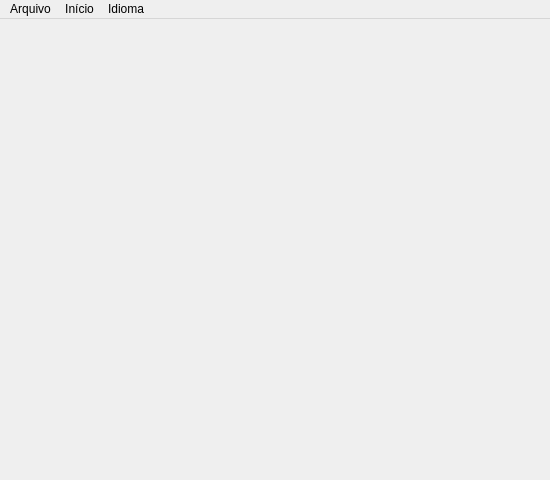
<?xml version="1.0" encoding="UTF-8"?>
<ui version="4.0">
 <class>MainWindow</class>
 <widget class="QMainWindow" name="MainWindow">
  <property name="geometry">
   <rect>
    <x>0</x>
    <y>0</y>
    <width>550</width>
    <height>480</height>
   </rect>
  </property>
  <property name="minimumSize">
   <size>
    <width>550</width>
    <height>480</height>
   </size>
  </property>
  <property name="maximumSize">
   <size>
    <width>550</width>
    <height>480</height>
   </size>
  </property>
  <property name="windowTitle">
   <string>SmartLook - Seu closet virtual!</string>
  </property>
  <property name="whatsThis">
   <string>TETSTETETE</string>
  </property>
  <property name="styleSheet">
   <string notr="true"/>
  </property>
  <widget class="QWidget" name="centralwidget">
   <widget class="QStackedWidget" name="stackedWidget">
    <property name="geometry">
     <rect>
      <x>0</x>
      <y>0</y>
      <width>561</width>
      <height>481</height>
     </rect>
    </property>
    <property name="currentIndex">
     <number>1</number>
    </property>
    <widget class="QWidget" name="main">
     <widget class="QPushButton" name="btnSair">
      <property name="geometry">
       <rect>
        <x>160</x>
        <y>370</y>
        <width>200</width>
        <height>45</height>
       </rect>
      </property>
      <property name="font">
       <font>
        <family>Rage Italic</family>
        <pointsize>23</pointsize>
        <weight>50</weight>
        <italic>false</italic>
        <bold>false</bold>
       </font>
      </property>
      <property name="styleSheet">
       <string notr="true">background-color: #ffffff;
font: 23pt &quot;Rage Italic&quot;;</string>
      </property>
      <property name="text">
       <string>Sair</string>
      </property>
     </widget>
     <widget class="QPushButton" name="btnMatch">
      <property name="geometry">
       <rect>
        <x>160</x>
        <y>290</y>
        <width>200</width>
        <height>45</height>
       </rect>
      </property>
      <property name="font">
       <font>
        <family>Rage Italic</family>
        <pointsize>23</pointsize>
        <weight>50</weight>
        <italic>false</italic>
        <bold>false</bold>
       </font>
      </property>
      <property name="styleSheet">
       <string notr="true">background-color: #ffffff;
font: 23pt &quot;Rage Italic&quot;;</string>
      </property>
      <property name="text">
       <string>Combine!</string>
      </property>
     </widget>
     <widget class="QPushButton" name="btnEstatistica">
      <property name="geometry">
       <rect>
        <x>160</x>
        <y>210</y>
        <width>200</width>
        <height>45</height>
       </rect>
      </property>
      <property name="font">
       <font>
        <family>Rage Italic</family>
        <pointsize>23</pointsize>
        <weight>50</weight>
        <italic>false</italic>
        <bold>false</bold>
       </font>
      </property>
      <property name="styleSheet">
       <string notr="true">background-color: #ffffff;
font: 23pt &quot;Rage Italic&quot;;</string>
      </property>
      <property name="text">
       <string>Estatisticas</string>
      </property>
     </widget>
     <widget class="QPushButton" name="btnNovo">
      <property name="geometry">
       <rect>
        <x>160</x>
        <y>135</y>
        <width>200</width>
        <height>45</height>
       </rect>
      </property>
      <property name="font">
       <font>
        <family>Rage Italic</family>
        <pointsize>23</pointsize>
        <weight>50</weight>
        <italic>false</italic>
        <bold>false</bold>
       </font>
      </property>
      <property name="styleSheet">
       <string notr="true">background-color: #ffffff;
font: 23pt &quot;Rage Italic&quot;;</string>
      </property>
      <property name="text">
       <string>Novo</string>
      </property>
     </widget>
     <widget class="QPushButton" name="btnCloset">
      <property name="geometry">
       <rect>
        <x>160</x>
        <y>50</y>
        <width>200</width>
        <height>45</height>
       </rect>
      </property>
      <property name="font">
       <font>
        <family>Rage Italic</family>
        <pointsize>23</pointsize>
        <weight>50</weight>
        <italic>false</italic>
        <bold>false</bold>
       </font>
      </property>
      <property name="styleSheet">
       <string notr="true">background-color: #ffffff;
font: 23pt &quot;Rage Italic&quot;;</string>
      </property>
      <property name="text">
       <string>Guarda roupa</string>
      </property>
     </widget>
     <widget class="QLabel" name="label_2">
      <property name="geometry">
       <rect>
        <x>0</x>
        <y>0</y>
        <width>551</width>
        <height>461</height>
       </rect>
      </property>
      <property name="text">
       <string/>
      </property>
      <property name="pixmap">
       <pixmap resource="scr.qrc">:/img/back.png</pixmap>
      </property>
      <property name="scaledContents">
       <bool>true</bool>
      </property>
     </widget>
     <zorder>label_2</zorder>
     <zorder>btnSair</zorder>
     <zorder>btnMatch</zorder>
     <zorder>btnEstatistica</zorder>
     <zorder>btnNovo</zorder>
     <zorder>btnCloset</zorder>
    </widget>
    <widget class="QWidget" name="closet">
     <widget class="QLabel" name="labelTronco">
      <property name="geometry">
       <rect>
        <x>210</x>
        <y>20</y>
        <width>130</width>
        <height>130</height>
       </rect>
      </property>
      <property name="text">
       <string/>
      </property>
      <property name="pixmap">
       <pixmap resource="scr.qrc">:/img/t.png</pixmap>
      </property>
      <property name="scaledContents">
       <bool>true</bool>
      </property>
      <property name="alignment">
       <set>Qt::AlignCenter</set>
      </property>
      <property name="wordWrap">
       <bool>true</bool>
      </property>
     </widget>
     <widget class="QPushButton" name="btnTroncoRight">
      <property name="geometry">
       <rect>
        <x>350</x>
        <y>20</y>
        <width>131</width>
        <height>131</height>
       </rect>
      </property>
      <property name="contextMenuPolicy">
       <enum>Qt::DefaultContextMenu</enum>
      </property>
      <property name="layoutDirection">
       <enum>Qt::LeftToRight</enum>
      </property>
      <property name="styleSheet">
       <string notr="true"/>
      </property>
      <property name="text">
       <string/>
      </property>
      <property name="icon">
       <iconset resource="scr.qrc">
        <normaloff>:/img/btn_a.png</normaloff>:/img/btn_a.png</iconset>
      </property>
      <property name="iconSize">
       <size>
        <width>50</width>
        <height>50</height>
       </size>
      </property>
      <property name="autoDefault">
       <bool>false</bool>
      </property>
      <property name="default">
       <bool>false</bool>
      </property>
      <property name="flat">
       <bool>true</bool>
      </property>
     </widget>
     <widget class="QPushButton" name="btnTroncoLeft">
      <property name="geometry">
       <rect>
        <x>70</x>
        <y>20</y>
        <width>131</width>
        <height>131</height>
       </rect>
      </property>
      <property name="styleSheet">
       <string notr="true"/>
      </property>
      <property name="text">
       <string/>
      </property>
      <property name="icon">
       <iconset resource="scr.qrc">
        <normaloff>:/img/btn_b.png</normaloff>:/img/btn_b.png</iconset>
      </property>
      <property name="iconSize">
       <size>
        <width>50</width>
        <height>50</height>
       </size>
      </property>
      <property name="flat">
       <bool>true</bool>
      </property>
     </widget>
     <widget class="QLabel" name="labelPernas">
      <property name="geometry">
       <rect>
        <x>210</x>
        <y>165</y>
        <width>130</width>
        <height>130</height>
       </rect>
      </property>
      <property name="text">
       <string/>
      </property>
      <property name="pixmap">
       <pixmap resource="scr.qrc">:/img/p.png</pixmap>
      </property>
      <property name="scaledContents">
       <bool>true</bool>
      </property>
      <property name="alignment">
       <set>Qt::AlignCenter</set>
      </property>
      <property name="wordWrap">
       <bool>true</bool>
      </property>
     </widget>
     <widget class="QLabel" name="labelCalcado">
      <property name="geometry">
       <rect>
        <x>210</x>
        <y>310</y>
        <width>130</width>
        <height>130</height>
       </rect>
      </property>
      <property name="text">
       <string/>
      </property>
      <property name="pixmap">
       <pixmap resource="scr.qrc">:/img/c.png</pixmap>
      </property>
      <property name="scaledContents">
       <bool>true</bool>
      </property>
      <property name="alignment">
       <set>Qt::AlignCenter</set>
      </property>
      <property name="wordWrap">
       <bool>true</bool>
      </property>
     </widget>
     <widget class="QPushButton" name="btnPernasRight">
      <property name="geometry">
       <rect>
        <x>350</x>
        <y>165</y>
        <width>131</width>
        <height>131</height>
       </rect>
      </property>
      <property name="styleSheet">
       <string notr="true"/>
      </property>
      <property name="text">
       <string/>
      </property>
      <property name="icon">
       <iconset resource="scr.qrc">
        <normaloff>:/img/btn_a.png</normaloff>:/img/btn_a.png</iconset>
      </property>
      <property name="iconSize">
       <size>
        <width>50</width>
        <height>50</height>
       </size>
      </property>
      <property name="autoDefault">
       <bool>true</bool>
      </property>
      <property name="default">
       <bool>true</bool>
      </property>
      <property name="flat">
       <bool>true</bool>
      </property>
     </widget>
     <widget class="QPushButton" name="btnCalcadoRight">
      <property name="geometry">
       <rect>
        <x>350</x>
        <y>310</y>
        <width>131</width>
        <height>131</height>
       </rect>
      </property>
      <property name="styleSheet">
       <string notr="true"/>
      </property>
      <property name="text">
       <string/>
      </property>
      <property name="icon">
       <iconset resource="scr.qrc">
        <normaloff>:/img/btn_a.png</normaloff>:/img/btn_a.png</iconset>
      </property>
      <property name="iconSize">
       <size>
        <width>50</width>
        <height>50</height>
       </size>
      </property>
      <property name="default">
       <bool>true</bool>
      </property>
      <property name="flat">
       <bool>true</bool>
      </property>
     </widget>
     <widget class="QPushButton" name="btnPernasLeft">
      <property name="geometry">
       <rect>
        <x>70</x>
        <y>165</y>
        <width>131</width>
        <height>131</height>
       </rect>
      </property>
      <property name="styleSheet">
       <string notr="true"/>
      </property>
      <property name="text">
       <string/>
      </property>
      <property name="icon">
       <iconset resource="scr.qrc">
        <normaloff>:/img/btn_b.png</normaloff>:/img/btn_b.png</iconset>
      </property>
      <property name="iconSize">
       <size>
        <width>50</width>
        <height>50</height>
       </size>
      </property>
      <property name="flat">
       <bool>true</bool>
      </property>
     </widget>
     <widget class="QPushButton" name="btnCalcadoLeft">
      <property name="geometry">
       <rect>
        <x>70</x>
        <y>310</y>
        <width>131</width>
        <height>131</height>
       </rect>
      </property>
      <property name="styleSheet">
       <string notr="true"/>
      </property>
      <property name="text">
       <string/>
      </property>
      <property name="icon">
       <iconset resource="scr.qrc">
        <normaloff>:/img/btn_b.png</normaloff>:/img/btn_b.png</iconset>
      </property>
      <property name="iconSize">
       <size>
        <width>50</width>
        <height>50</height>
       </size>
      </property>
      <property name="flat">
       <bool>true</bool>
      </property>
     </widget>
     <widget class="QPushButton" name="btnTronco">
      <property name="geometry">
       <rect>
        <x>210</x>
        <y>20</y>
        <width>131</width>
        <height>131</height>
       </rect>
      </property>
      <property name="text">
       <string/>
      </property>
      <property name="autoDefault">
       <bool>false</bool>
      </property>
      <property name="default">
       <bool>false</bool>
      </property>
      <property name="flat">
       <bool>true</bool>
      </property>
     </widget>
     <widget class="QPushButton" name="btnPernas">
      <property name="geometry">
       <rect>
        <x>210</x>
        <y>165</y>
        <width>131</width>
        <height>131</height>
       </rect>
      </property>
      <property name="text">
       <string/>
      </property>
      <property name="default">
       <bool>false</bool>
      </property>
      <property name="flat">
       <bool>true</bool>
      </property>
     </widget>
     <widget class="QPushButton" name="btnCalcado">
      <property name="geometry">
       <rect>
        <x>210</x>
        <y>310</y>
        <width>131</width>
        <height>131</height>
       </rect>
      </property>
      <property name="text">
       <string/>
      </property>
      <property name="default">
       <bool>false</bool>
      </property>
      <property name="flat">
       <bool>true</bool>
      </property>
     </widget>
     <widget class="QLabel" name="label">
      <property name="geometry">
       <rect>
        <x>0</x>
        <y>0</y>
        <width>551</width>
        <height>461</height>
       </rect>
      </property>
      <property name="text">
       <string/>
      </property>
      <property name="pixmap">
       <pixmap resource="scr.qrc">:/img/wall.jpg</pixmap>
      </property>
     </widget>
     <zorder>label</zorder>
     <zorder>labelTronco</zorder>
     <zorder>btnTroncoRight</zorder>
     <zorder>btnTroncoLeft</zorder>
     <zorder>labelPernas</zorder>
     <zorder>labelCalcado</zorder>
     <zorder>btnPernasRight</zorder>
     <zorder>btnCalcadoRight</zorder>
     <zorder>btnPernasLeft</zorder>
     <zorder>btnCalcadoLeft</zorder>
     <zorder>btnTronco</zorder>
     <zorder>btnPernas</zorder>
     <zorder>btnCalcado</zorder>
    </widget>
    <widget class="QWidget" name="estatistica">
     <widget class="QWidget" name="layoutWidget">
      <property name="geometry">
       <rect>
        <x>20</x>
        <y>30</y>
        <width>511</width>
        <height>425</height>
       </rect>
      </property>
      <layout class="QVBoxLayout" name="verticalLayout_2">
       <item>
        <widget class="QTableWidget" name="tabelaStats">
         <attribute name="horizontalHeaderStretchLastSection">
          <bool>true</bool>
         </attribute>
         <row>
          <property name="text">
           <string>Total de peças:</string>
          </property>
         </row>
         <row>
          <property name="text">
           <string>Combinações possíveis: </string>
          </property>
         </row>
         <row>
          <property name="text">
           <string>Cor mais abudante:  </string>
          </property>
         </row>
         <row>
          <property name="text">
           <string>Camisas, Blusas, etc: </string>
          </property>
         </row>
         <row>
          <property name="text">
           <string>Calças, Bermudas e etc: </string>
          </property>
         </row>
         <row>
          <property name="text">
           <string>Tênis, chinelos e etc</string>
          </property>
         </row>
         <column>
          <property name="text">
           <string/>
          </property>
         </column>
         <item row="0" column="0">
          <property name="text">
           <string/>
          </property>
         </item>
        </widget>
       </item>
       <item>
        <layout class="QVBoxLayout" name="verticalLayout">
         <item>
          <widget class="QTableWidget" name="tabela">
           <attribute name="horizontalHeaderCascadingSectionResizes">
            <bool>false</bool>
           </attribute>
           <attribute name="horizontalHeaderStretchLastSection">
            <bool>true</bool>
           </attribute>
           <column>
            <property name="text">
             <string>Nome</string>
            </property>
           </column>
           <column>
            <property name="text">
             <string>Peça</string>
            </property>
           </column>
           <column>
            <property name="text">
             <string>Cor</string>
            </property>
           </column>
           <column>
            <property name="text">
             <string>Tamanho</string>
            </property>
           </column>
          </widget>
         </item>
         <item>
          <layout class="QHBoxLayout" name="horizontalLayout">
           <item>
            <widget class="QComboBox" name="btnOrdenar">
             <item>
              <property name="text">
               <string>Ordenar por</string>
              </property>
             </item>
             <item>
              <property name="text">
               <string>Cor</string>
              </property>
             </item>
             <item>
              <property name="text">
               <string>Peça</string>
              </property>
             </item>
            </widget>
           </item>
          </layout>
         </item>
        </layout>
       </item>
      </layout>
     </widget>
    </widget>
    <widget class="QWidget" name="match">
     <widget class="QLabel" name="labelMatchT">
      <property name="geometry">
       <rect>
        <x>290</x>
        <y>15</y>
        <width>200</width>
        <height>200</height>
       </rect>
      </property>
      <property name="text">
       <string/>
      </property>
      <property name="pixmap">
       <pixmap resource="scr.qrc">:/img/t.png</pixmap>
      </property>
      <property name="scaledContents">
       <bool>true</bool>
      </property>
      <property name="alignment">
       <set>Qt::AlignCenter</set>
      </property>
      <property name="wordWrap">
       <bool>true</bool>
      </property>
     </widget>
     <widget class="QLabel" name="labelMatchP">
      <property name="geometry">
       <rect>
        <x>60</x>
        <y>245</y>
        <width>200</width>
        <height>200</height>
       </rect>
      </property>
      <property name="text">
       <string/>
      </property>
      <property name="pixmap">
       <pixmap resource="scr.qrc">:/img/p.png</pixmap>
      </property>
      <property name="scaledContents">
       <bool>true</bool>
      </property>
      <property name="alignment">
       <set>Qt::AlignCenter</set>
      </property>
      <property name="wordWrap">
       <bool>true</bool>
      </property>
     </widget>
     <widget class="QLabel" name="labelMatchC">
      <property name="geometry">
       <rect>
        <x>290</x>
        <y>245</y>
        <width>200</width>
        <height>200</height>
       </rect>
      </property>
      <property name="text">
       <string/>
      </property>
      <property name="pixmap">
       <pixmap resource="scr.qrc">:/img/c.png</pixmap>
      </property>
      <property name="scaledContents">
       <bool>true</bool>
      </property>
      <property name="alignment">
       <set>Qt::AlignCenter</set>
      </property>
      <property name="wordWrap">
       <bool>true</bool>
      </property>
     </widget>
     <widget class="QPushButton" name="btnMatch_2">
      <property name="geometry">
       <rect>
        <x>60</x>
        <y>15</y>
        <width>200</width>
        <height>200</height>
       </rect>
      </property>
      <property name="font">
       <font>
        <family>Rage Italic</family>
        <pointsize>23</pointsize>
        <weight>50</weight>
        <italic>false</italic>
        <bold>false</bold>
       </font>
      </property>
      <property name="styleSheet">
       <string notr="true">background-color: rgb(255, 0, 0);</string>
      </property>
      <property name="text">
       <string/>
      </property>
      <property name="icon">
       <iconset resource="scr.qrc">
        <normaloff>:/img/btn_random.png</normaloff>:/img/btn_random.png</iconset>
      </property>
      <property name="iconSize">
       <size>
        <width>200</width>
        <height>200</height>
       </size>
      </property>
      <property name="flat">
       <bool>true</bool>
      </property>
     </widget>
     <widget class="QLabel" name="label_3">
      <property name="geometry">
       <rect>
        <x>0</x>
        <y>0</y>
        <width>551</width>
        <height>461</height>
       </rect>
      </property>
      <property name="text">
       <string/>
      </property>
      <property name="pixmap">
       <pixmap resource="scr.qrc">:/img/wall.jpg</pixmap>
      </property>
     </widget>
     <zorder>label_3</zorder>
     <zorder>labelMatchT</zorder>
     <zorder>labelMatchP</zorder>
     <zorder>labelMatchC</zorder>
     <zorder>btnMatch_2</zorder>
    </widget>
   </widget>
  </widget>
  <widget class="QMenuBar" name="menubar">
   <property name="geometry">
    <rect>
     <x>0</x>
     <y>0</y>
     <width>550</width>
     <height>21</height>
    </rect>
   </property>
   <widget class="QMenu" name="menuSobre">
    <property name="title">
     <string>Arquivo</string>
    </property>
    <addaction name="actionCarregar"/>
    <addaction name="actionSalvar"/>
    <addaction name="actionApagar_Tudo"/>
    <addaction name="separator"/>
    <addaction name="actionSobre"/>
   </widget>
   <widget class="QMenu" name="menuIdioma_2">
    <property name="title">
     <string>Idioma</string>
    </property>
    <addaction name="actionpt_BR"/>
    <addaction name="actionen_US"/>
    <addaction name="actiones_ES"/>
   </widget>
   <widget class="QMenu" name="menuMenu">
    <property name="title">
     <string>Início</string>
    </property>
    <addaction name="actionHome"/>
    <addaction name="separator"/>
    <addaction name="actionCloset"/>
    <addaction name="actionNovo"/>
    <addaction name="actionEstatisticas"/>
    <addaction name="actionCombine"/>
    <addaction name="separator"/>
    <addaction name="actionSair"/>
   </widget>
   <addaction name="menuSobre"/>
   <addaction name="menuMenu"/>
   <addaction name="menuIdioma_2"/>
  </widget>
  <action name="actionSobre">
   <property name="text">
    <string>Sobre</string>
   </property>
  </action>
  <action name="actionCarregar">
   <property name="text">
    <string>Abrir</string>
   </property>
  </action>
  <action name="actionSalvar">
   <property name="text">
    <string>Salvar</string>
   </property>
   <property name="shortcut">
    <string>Ctrl+S</string>
   </property>
  </action>
  <action name="actionApagar_Tudo">
   <property name="text">
    <string>Excluir</string>
   </property>
   <property name="shortcut">
    <string>Ctrl+Del</string>
   </property>
  </action>
  <action name="actionpt_BR">
   <property name="text">
    <string>Português (Brasil)</string>
   </property>
  </action>
  <action name="actionen_US">
   <property name="text">
    <string>English (United States)</string>
   </property>
  </action>
  <action name="actiones_ES">
   <property name="text">
    <string>Español (España)</string>
   </property>
  </action>
  <action name="actionHome">
   <property name="text">
    <string>Home</string>
   </property>
   <property name="shortcut">
    <string>Esc</string>
   </property>
  </action>
  <action name="actionCloset">
   <property name="text">
    <string>Closet</string>
   </property>
  </action>
  <action name="actionNovo">
   <property name="text">
    <string>Novo</string>
   </property>
   <property name="shortcut">
    <string>Ctrl+N</string>
   </property>
  </action>
  <action name="actionEstatisticas">
   <property name="text">
    <string>Estatisticas</string>
   </property>
   <property name="shortcut">
    <string>Ctrl+I</string>
   </property>
  </action>
  <action name="actionCombine">
   <property name="text">
    <string>Combine</string>
   </property>
   <property name="shortcut">
    <string>Ctrl+M</string>
   </property>
  </action>
  <action name="actionSair">
   <property name="text">
    <string>Sair</string>
   </property>
  </action>
 </widget>
 <resources>
  <include location="scr.qrc"/>
 </resources>
 <connections/>
</ui>
